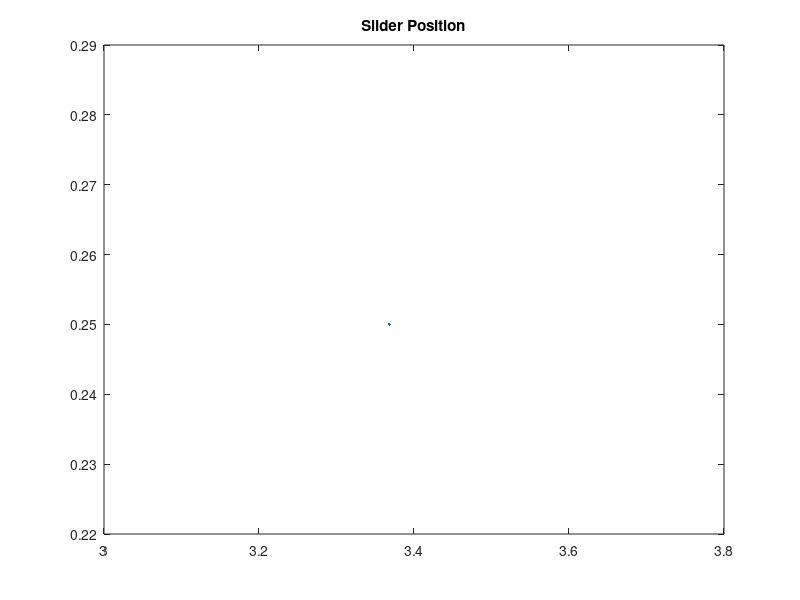
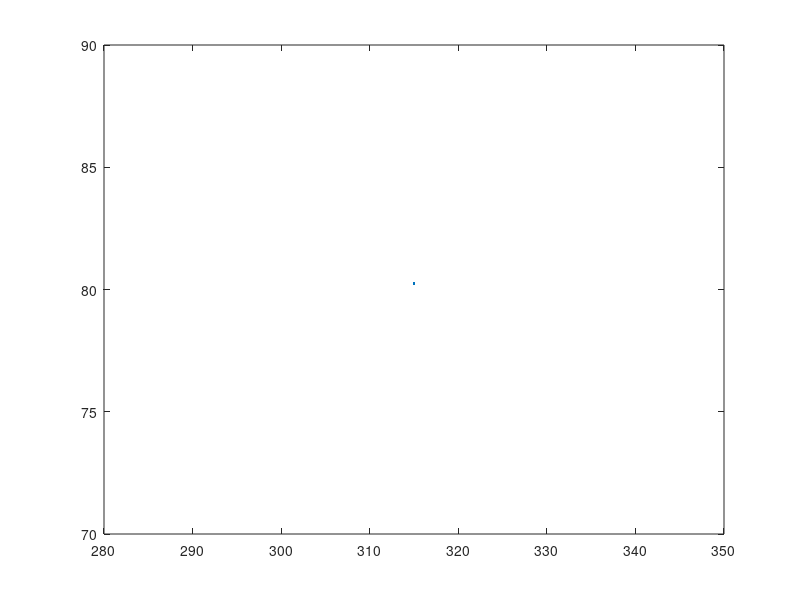

MATLAB code for these plots, in order: (Note: this script raises an error after producing the figures.)
%% ME480 Mechanism Solver
%Author: Michael Pagan
clc, clear, close all

%% Crank-Slider OR Slider-Crank Mechanism Parameters
% link lengths
a = 1; %crank-slider crank
b = 2.7; %crank-slider coupler
c = 0.25; %crank-slider offset: normal distance from local axis to global 
           % the slider moves along the local axis
units = "cm"; %units of above link lengths

theta1 = 90; %ccw angle from slider axis and Global X ***NOT SET UP YET***

% define problem type: must choose one
cs = 1; % >0 if crank-slider problem
sc = 0; % >0 if slider-crank problem
                
% crank-slider inputs
theta2l = 45; %input crank angle
omega2 = 100*pi/30; %input crank velocity [rad/s]
alpha2 = 0; %input crank acceleration [rad/s^2]
point_analysis = 1;% %>0 evaluate mechanism at theta2 rather than 360 deg

% slider-crank inputs
d = -28;
d_dot = 10; %input slider velocity
d_ddot = 0; %input slider acceleration

% depiction in figure
theta2l_fig = 45; %approximate theta 2 for determining configuration of 
                    %figure. Global system. Must be between 0-360 deg.                  
theta3_fig = 160; %approximate theta 3 of crank slider. 
                    %for determining configuration of figure
                    %Global system. Must be between 0-360 deg.
                    
%No edits must be made below this header%    
%%%%%%%%%%%%%%%%%%%%%%%%%%%%%%%%%%%%%%%%%%%%%%%%%%%%%%%%%%%%%%%%%%%%%%%%%%
%    _____ _____            _   _ _  __ _____ _      _____ _____  ______ 
%   / ____|  __ \     /\   | \ | | |/ // ____| |    |_   _|  __ \|  ____|
%  | |    | |__) |   /  \  |  \| | ' /| (___ | |      | | | |  | | |__   
%  | |    |  _  /   / /\ \ | . ` |  <  \___ \| |      | | | |  | |  __|  
%  | |____| | \ \  / ____ \| |\  | . \ ____) | |____ _| |_| |__| | |____ 
%   \_____|_|  \_\/_/    \_\_| \_|_|\_\_____/|______|_____|_____/|______|
%%%%%%%%%%%%%%%%%%%%%%%%%%%%%%%%%%%%%%%%%%%%%%%%%%%%%%%%%%%%%%%%%%%%%%%%%%                                                                       
%% Crank Slider Position Analysis
if cs
    if not(point_analysis)
        % define theta2 as a full rotation
        theta2l = 0:0.5:360;
    end
    
    %Determine configuration of given figure
    theta3l_closed_fig = asind((a*sind(theta2l_fig)-c)/b);
    theta3l_open_figl = asind(-((a*sind(theta2l_fig)-c)/b))+180;


    if abs(theta3l_open_figl-theta3_fig) > abs(theta3l_closed_fig-theta3_fig)
        disp('FIGURE DEPICTS THE CLOSED CONFIGURATION')
        % flags for open/closed
        closed = 1;
        open = 0;

        theta3l_current_fig = theta3l_closed_fig;
        
        theta3l = asind((a*sind(theta2l)-c)/b);
        d = a*cosd(theta2l)-b*cosd(theta3l);
    else 
        disp('FIGURE DEPICTS THE OPEN CONFIGURATION')
        % flags for open/closed
        closed = 0;
        open = 1;

        theta3l_current_fig = theta3l_closed_fig; 
        
        theta3l = asind(-((a*sind(theta2l)-c)/b))+180;
        d = a*cosd(theta2l)-b*cosd(theta3l);
    end     
end

% determine position of d
d = a*cosd(theta2l) - b*cosd(theta3l);
%% Slider Crank Position Analysis
if sc
    % calcualte theta2
    K1 = a^2-b^2+c^2+d^2;
    K2 = -2*a*c;
    K3 = -2*a*d;
    A = K1-K3;
    B = 2*K2;
    C = K1+K3;
    
    theta2l_branch(1) = 2*atan2d(-B+sqrt(B^2-4*A*C), 2*A); % branch 1
    theta2l_branch(2) = 2*atan2d(-B-sqrt(B^2-4*A*C), 2*A); % branch 2
    % Make all negative input angles positive
    theta2l_branch = theta2l_branch + 360.*(theta2l_branch < 0);
    
    % determine which branch we want to analyze
    if abs(theta2l_fig-theta2l_branch(1)) > abs(theta2l_fig-theta2l_branch(2))
        disp('FIGURE DEPICTS BRANCH 2')
        % flags for branch 1 or 2
        branch1 = 0;
        branch2 = 1;

        theta2l = theta2l_branch(2);
    else 
        disp('FIGURE DEPICTS BRANCH 1')
        % flags for branch 1 or 2
        branch1 = 1;
        branch2 = 0;

        theta2l = theta2l_branch(1);
    end
    
    %Determine configuration of given figure

    if abs(theta3l_open-theta3_fig) > abs(theta3l_closed-theta3_fig)
        disp('FIGURE DEPICTS THE CLOSED CONFIGURATION')
        % flags for open/closed
        closed = 1;
        open = 0;

        theta3l = asind((a*sind(theta2l)-c)/b);
    else 
        disp('FIGURE DEPICTS THE OPEN CONFIGURATION')
        % flags for open/closed
        closed = 0;
        open = 1;

        theta3l = asind(-((a*sind(theta2l)-c)/b))+180; 
    end
end

%% Report theta 3 in global coordinate system
theta2g = theta2l - theta1;
theta3g = theta3l - theta1;

theta2g = theta2g + 360.*(theta2g < 0);
theta3g = theta3g + 360.*(theta3g < 0);

figure(69)
plot(theta2g, theta3g)
%% Velocity Analysis
if sc
    omega2 = d_dot.*cosd(theta3l) ./ (a*(cosd(theta2l).*sind(theta3l) ...
        -sind(theta2l).*cosd(theta3l)));
end
omega3= a/b .* cosd(theta2l)./cosd(theta3l) .* omega2;
d_dot = -a*omega2.*sind(theta2l)+b*omega3.*sind(theta3l);

%% Acceleration Analysis
if sc
    alpha2 = (a*omega2.^2*(cosd(theta2l).*cosd(theta3l)+sind(theta2l) ...
        .*sind(theta3l)) - b*omega3.^2 + d_ddot*cosd(theta3l)) ./ ...
        (a*(cosd(theta2l).*sind(theta3l)-sind(theta2l).*cosd(theta3l)));
    
    alpha3 = (a.*alpha2.*cosd(theta2l)-a.*omega2.^2.*sind(theta2l)+ ...
        b.*omega3.^2.*sind(theta3l)) ./ (b.*cosd(theta3l));
end
   
if cs
    alpha3 = (a*alpha2*cosd(theta2l)-a*omega2.^2.*sind(theta2l)+ ...
                        b*omega3.^2.*sind(theta3l)) ... 
                            ./ (b*cosd(theta3l));

    d_ddot = -a*alpha2.*sind(theta2l) - a*omega2.^2.*cosd(theta2l) + ...
        b*alpha3.*sind(theta3l) + b*omega3.^2.*cosd(theta3l);
end

%% Plot Position, Velocity, Acceleration
%Plot the position of the slider
figure(1)
plot(d, c+zeros(length(d)),'.')
title('Slider Position')
xlabel("X Position [" + units + "]")
ylabel("Y Position ["+units+"]") 
hold on
%Assuming pinned joint of crank is origin
plot(0,0,'ks','linewidth', 5)
daspect([1 1 1]);
text(.05*range(d),0, {'O_2'})

% velocity of the slider
figure(2)
plot(theta2g, d_dot, '.');
title('Slider Velocity vs Input Angle (Global)')
xlabel('Input Angle (\theta_2) [deg]')
ylabel("V_d ["+units+"/s]")

% acceleration of slider
figure(3)
plot(theta2g, d_ddot, '.');
title('Slider Acceleration vs Input Angle (Global)')
xlabel('Input Angle (\theta_2) [deg]')
ylabel("a_C ["+units+"/s^2]")

% velocity of the crank

% velocity of the coupler
%% Print Relevant Values
%print values only if evaluating for one theta 2 input
if length(theta2l) == 1
    %define output vectors
    links = ["Crank (a)", "Coupler (b)", "Slider (d)"]';
    thetas = [theta2g, theta3g, d]';
    omegas = [omega2, omega3, d_dot]';
    alphas = [alpha2 , alpha3, d_ddot]';
    units = ["rad", "rad", "length"]';
    %create and display the table
    mechanism_state = table;
    mechanism_state.Link = links;
    mechanism_state.Angle = thetas;
    mechanism_state.Speed = omegas;
    mechanism_state.Acceleration = alphas;
    mechanism_state.Units = units;
    mechanism_state.Properties.VariableNames{2} = 'Position (Global)';
    mechanism_state.Properties.VariableNames{3} = 'Speed';
    mechanism_state.Properties.VariableNames{4} = 'Acceleration';
    mechanism_state.Properties.VariableNames{5} = 'Units';
    disp(mechanism_state)
end
